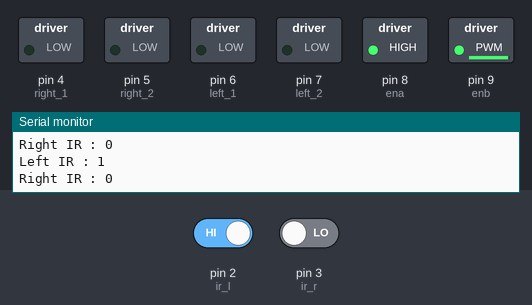
Bench run of a sketch on a simulated Arduino Uno, built with avr-gcc and run on an emulated ATmega328P. On the bench: switched loads named in the sketch (green lamp = pin HIGH), the last lines printed to the serial monitor. The test bench sets the inputs (shaded band); at power-on: pin 2 (ir_l) HIGH, pin 3 (ir_r) LOW.

Above: at 2.8 s.
2.9 s: pin 2 (ir_l) driven LOW
At 3.6 s:
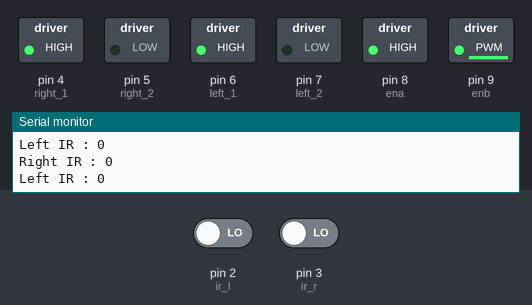
4.5 s: pin 3 (ir_r) driven HIGH
At 5.7 s:
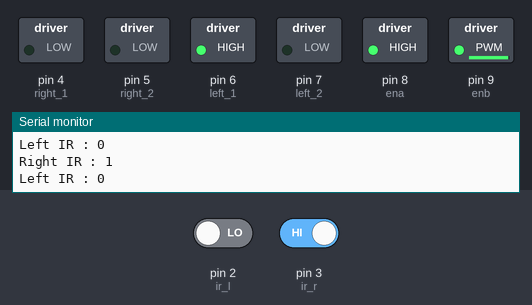
6.0 s: pin 3 (ir_r) driven LOW
At 6.4 s:
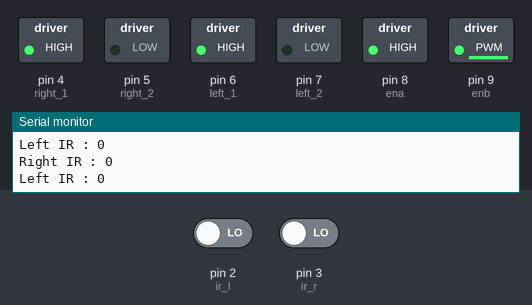
Timing chart, 0 to 9.0 s (numbered marks = the images above; inputs shaded):
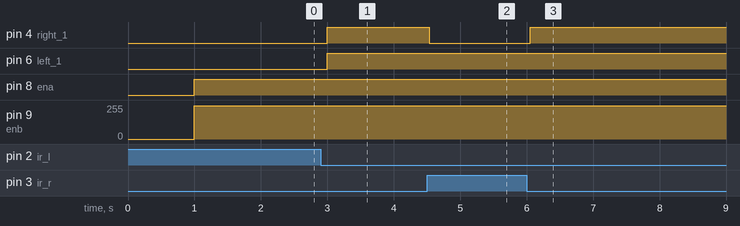

Measured:
- after the input at 2.9 s, pin 4 (right_1), pin 6 (left_1): LOW → HIGH after 0.10 s
- after the input at 4.5 s, pin 4 (right_1): HIGH → LOW at once
- after the input at 6.0 s, pin 4 (right_1): LOW → HIGH after 0.05 s

The sketch:

Line_Follower_Robot.ino
```cpp
#define left_1 6
#define left_2 7
#define right_1 4
#define right_2  5
#define ena 8
#define enb 9

#define ir_l 2
#define ir_r 3

const int pins_in[2]={ir_l,ir_r};
const int pins_out[6]={left_1,left_2,right_1,right_2,ena,enb};

void setLogic(int a,int b,int c,int d)
{
  digitalWrite(left_1,a);
  digitalWrite(left_2,b);
  digitalWrite(right_1,c);
  digitalWrite(right_2,d);
}


void setup() {
  // put your setup code here, to run once:
for(int a=0;a<4;a++)
{
  pinMode(pins_out[a],OUTPUT);
}

for(int b=0;b<2;b++)
{
  pinMode(pins_in[b],INPUT);
}

Serial.begin(9600);

}

void loop() {
  // put your main code here, to run repeatedly:
int a=digitalRead(ir_l);
int b=digitalRead(ir_r);

Serial.print("Left IR : ");
Serial.println(a);

Serial.print("Right IR : ");
Serial.println(b);


if(a==0 && b==0)
{
  //move forward
  setLogic(1,0,1,0);
}

else if(a==0 && b==1)
{
  //move left
  setLogic(1,0,0,0);
}
else if(a==1 && b==0)

delay(1000);

analogWrite(ena,250);
analogWrite(enb,250);

}
```
